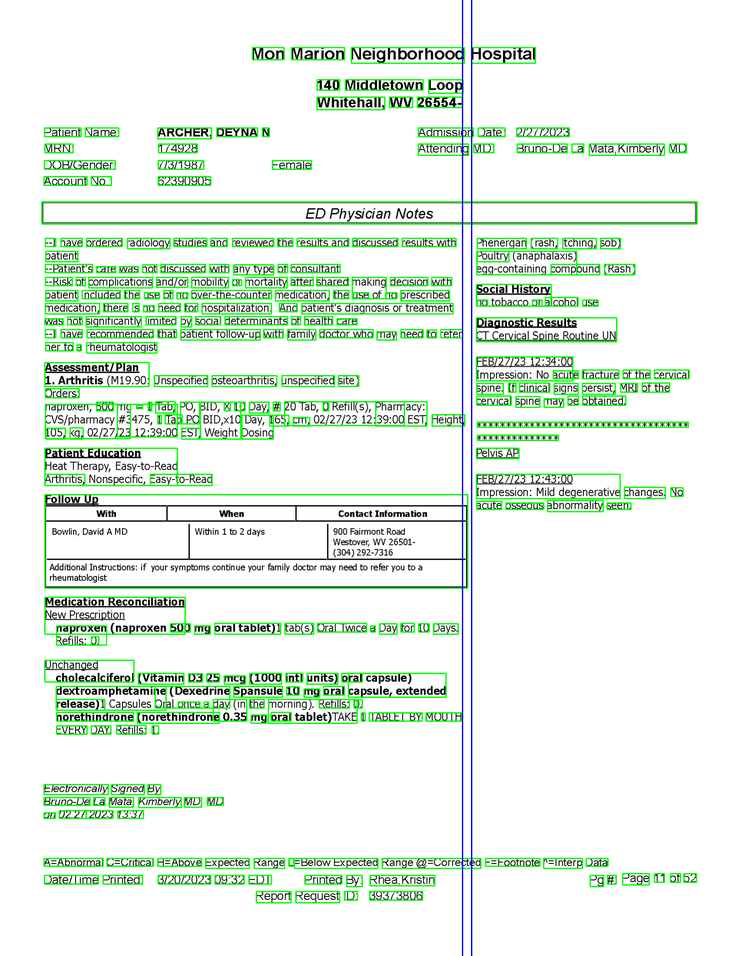
#> input picture img/columns_debug.png, 738 x 956 px, shrunk from 1700 x 2200 before the run
$ python -i column.py   (imports and definitions only)
#> lines starting #> are read from the running program, lines starting #| are printed output that depends on the picture; after the words box and inside, x2 and y2 are one past the last pixel; in counts of white or black regions, pixels touching at a corner belong together
import cv2
import numpy as np
import os
import tempfile
from pdf2image import convert_from_path
from concurrent.futures import ThreadPoolExecutor


# Calculate the maximum distance between column lines
def detect_columns(image_path, save_debug_images=False, return_lines=False):
#> called with image_path = 'img/columns_debug.png', save_debug_images = False, return_lines = False
    if not os.path.isfile(image_path):
        print(f"Error: The file '{image_path}' does not exist.")
        return None, None, None, None

    # Load the image
    image = cv2.imread(image_path)
#> image is the input picture: shape (956, 738, 3); mean B, G, R 228.9, 241, 227.9
    if image is None:
        print(f"Error: Unable to read the image file '{image_path}'.")
        return None, None, None, None

    # Convert to grayscale
    gray_image = cv2.cvtColor(image, cv2.COLOR_BGR2GRAY)
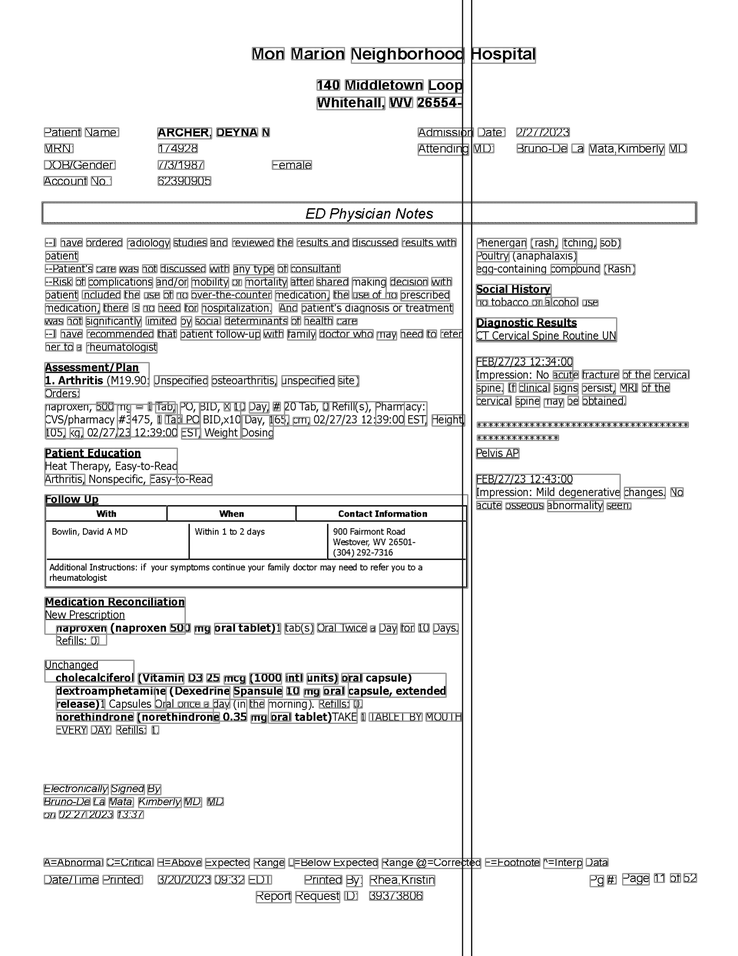
#> gray_image: shape (956, 738); min 0, max 255, mean 235.7

    # Apply binary thresholding
    _, binary_image = cv2.threshold(gray_image, 150, 255, cv2.THRESH_BINARY_INV)
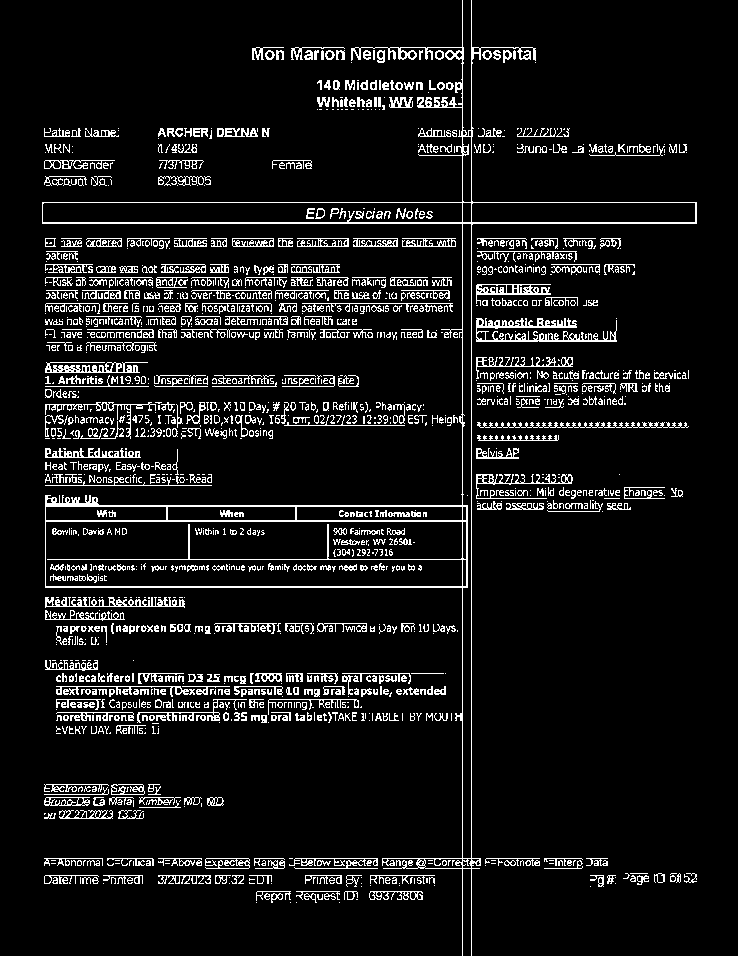
#> binary_image: shape (956, 738); 8.5% white in thin lines or dots, all inside (x1, y1, x2, y2) = (42, 0, 697, 956)

    # Apply morphological operations to merge text within columns
    kernel = np.ones((5, 5), np.uint8)
    processed_image = cv2.morphologyEx(binary_image, cv2.MORPH_CLOSE, kernel, iterations=2)
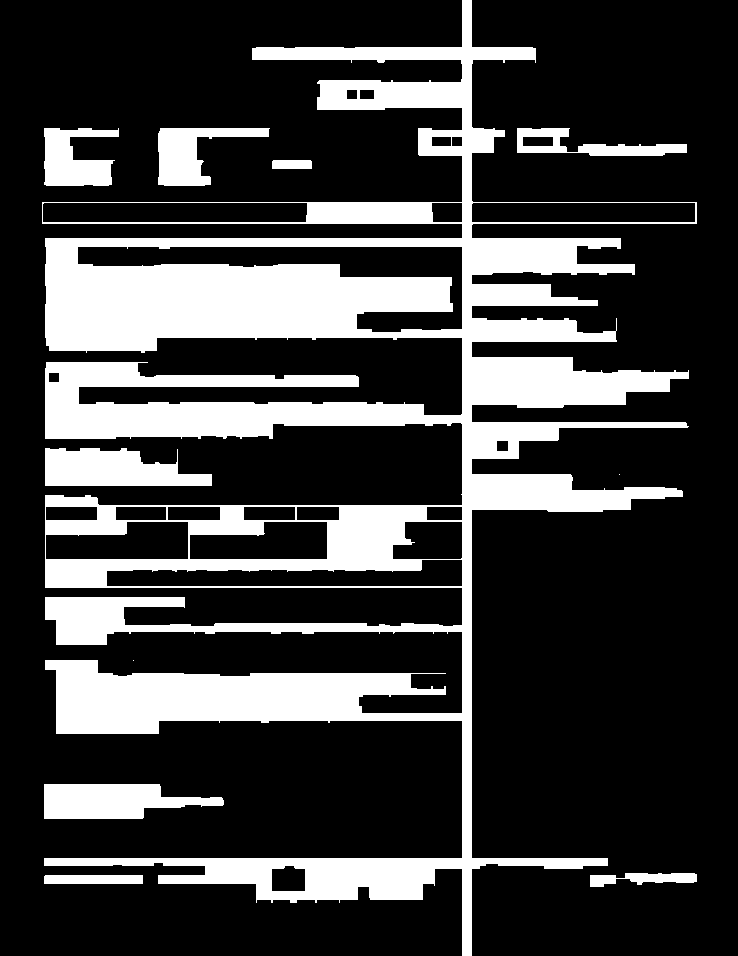
#> processed_image: shape (956, 738); 24% white; 11 white regions (2 under 20 px)

    # Find contours
    contours, _ = cv2.findContours(processed_image, cv2.RETR_EXTERNAL, cv2.CHAIN_APPROX_SIMPLE)
#> contours = 11 contours, 2 with area under 20; largest, box (x1, y1, x2, y2) and area: (42, 0, 697, 956) 185050, (45, 448, 212, 486) 4520, (44, 784, 224, 819) 4276, (158, 128, 270, 186) 2904, (44, 128, 119, 186) 2761

    # Extract bounding boxes from contours
    bounding_boxes = [cv2.boundingRect(contour) for contour in contours]
#> bounding_boxes = [(44, 875, 99, 9), (590, 873, 107, 14), (44, 784, 180, 35), (133, 660, 1, 1), (619, 474, 1, 1), (45, 448, 167, 38), (272, 160, 40, 9), (517, 128, 170, 28), (158, 128, 112, 58), (44, 128, 75, 58), (42, 0, 655, 956)]

    # Sort bounding boxes by x coordinate
    bounding_boxes = sorted(bounding_boxes, key=lambda x: x[0])
#> bounding_boxes = [(42, 0, 655, 956), (44, 875, 99, 9), (44, 784, 180, 35), (44, 128, 75, 58), (45, 448, 167, 38), (133, 660, 1, 1), (158, 128, 112, 58), (272, 160, 40, 9), (517, 128, 170, 28), (590, 873, 107, 14), (619, 474, 1, 1)]

    # Calculate vertical gaps between bounding boxes
    gaps = [bounding_boxes[i+1][0] - (bounding_boxes[i][0] + bounding_boxes[i][2])
            for i in range(len(bounding_boxes) - 1)]
#> gaps = [-653, -99, -180, -74, -79, 24, 2, 205, -97, -78]

    # Define a threshold to determine significant gaps (indicative of column separation)
    gap_threshold = max(gaps) / 2  # Adjust this based on document structure
#> gap_threshold = 102.5
    significant_gaps = [gap for gap in gaps if gap > gap_threshold]
#> significant_gaps = [205]

    # Number of columns is the number of significant gaps + 1
    number_of_columns = len(significant_gaps) + 1
#> number_of_columns = 2

    # Draw bounding boxes and gaps on the original image for visualization
    if save_debug_images:
        debug_image = image.copy()
        for bbox in bounding_boxes:
            x, y, w, h = bbox
            cv2.rectangle(debug_image, (x, y), (x+w, y+h), (0, 255, 0), 2)

        line_coordinates = []
        for i, gap in enumerate(gaps):
            if gap in significant_gaps:
                x1 = bounding_boxes[i][0] + bounding_boxes[i][2]
                x2 = bounding_boxes[i+1][0]
                line_coordinates.append(((x1, 0), (x1, image.shape[0])))
                line_coordinates.append(((x2, 0), (x2, image.shape[0])))
                cv2.line(debug_image, (x1, 0), (x1, image.shape[0]), (255, 0, 0), 2)
                cv2.line(debug_image, (x2, 0), (x2, image.shape[0]), (255, 0, 0), 2)

        debug_image_path = os.path.join(os.path.dirname(image_path), 'columns_debug.png')
        cv2.imwrite(debug_image_path, debug_image)

        if return_lines:
            return number_of_columns, debug_image_path, line_coordinates, image
        else:
            return number_of_columns, debug_image_path, image

    else:
        if return_lines:
            return number_of_columns, None, None, image
        else:
            return number_of_columns, None, image


# [95 lines left out: functions get_pdf_name, split_image, applyOnImage, process_pdf, process_pdfs_concurrently, not called in this run]
def main():
    process_pdfs_concurrently('./pdfs')


# [2 lines not run here, left out]

>>> result = detect_columns('img/columns_debug.png')

$ run again, on img/637847777_1.png
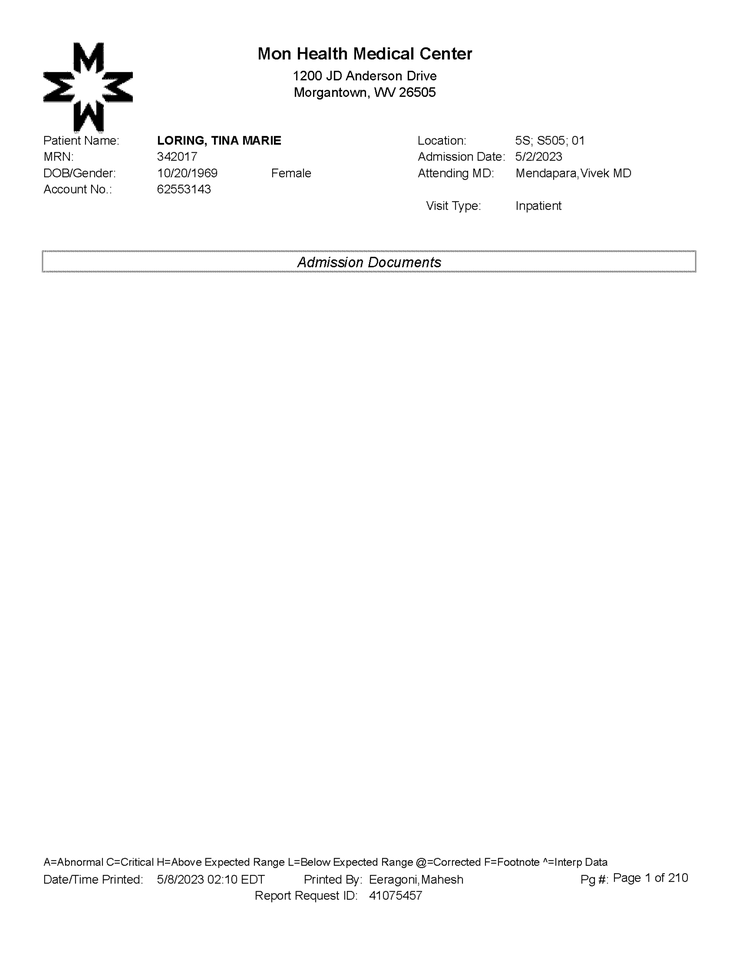
#> input picture img/637847777_1.png, 738 x 956 px, shrunk from 2550 x 3300 before the run
#> in detect_columns, image is the input picture: shape (956, 738, 3); min 0, max 255, mean 250.8
#> in detect_columns, `_, binary_image = cv2.threshold(gray_image, 150, 255, cv2.THRESH_BINAR..`:
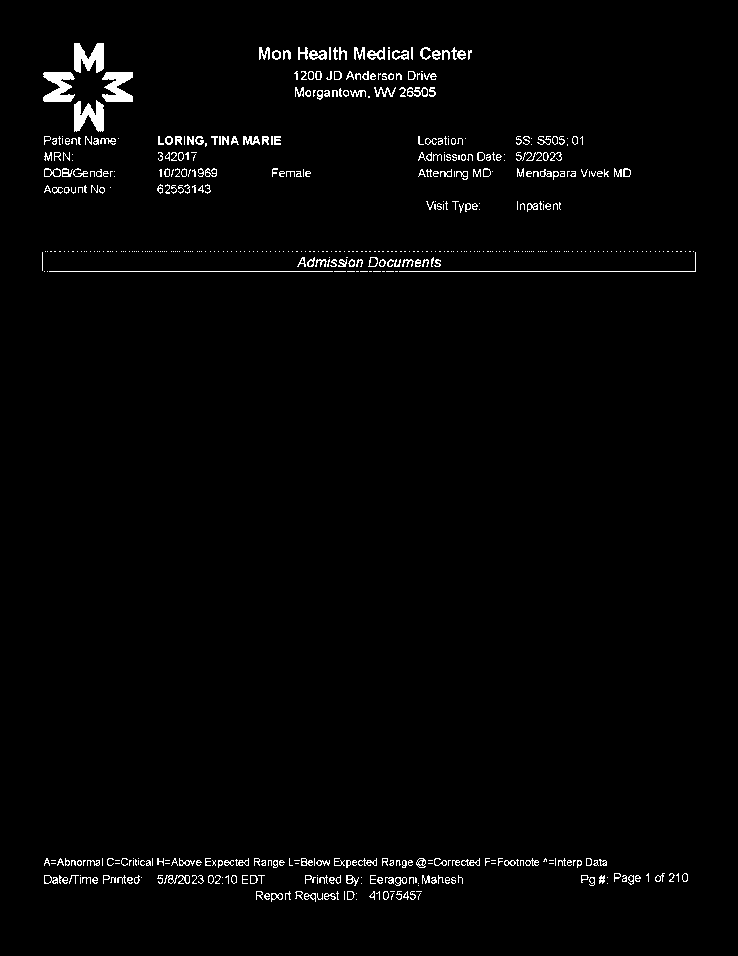
#> binary_image: shape (956, 738); 1.8% white in thin lines or dots, all inside (x1, y1, x2, y2) = (42, 43, 696, 902)
#> in detect_columns, `processed_image = cv2.morphologyEx(binary_image, cv2.MORPH_CLOSE, kern..`:
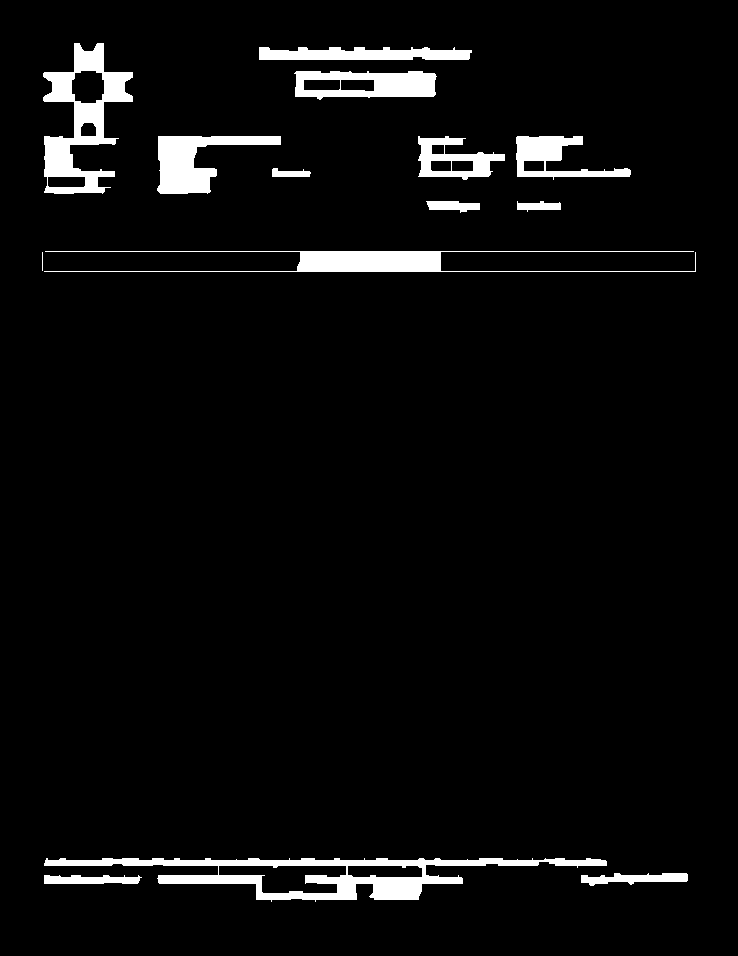
#> processed_image: shape (956, 738); 4.5% white; 14 white regions (1 under 20 px)
#> contours = 14 contours, 1 with area under 20; largest, box (x1, y1, x2, y2) and area: (44, 858, 607, 902) 9818, (43, 43, 133, 194) 6530, (294, 71, 437, 100) 3324, (157, 136, 281, 194) 3124, (44, 251, 696, 272) 2825
#> in detect_columns, `bounding_boxes = [cv2.boundingRect(contour) for contour in contours]`: bounding_boxes = 14 items, first 6: (44, 875, 98, 9), (581, 873, 107, 13), (44, 858, 563, 44), (42, 252, 1, 19), (44, 251, 652, 21), (517, 201, 44, 11)
#> in detect_columns, `bounding_boxes = sorted(bounding_boxes, key=lambda x: x[0])`: bounding_boxes = 14 items, first 6: (42, 252, 1, 19), (43, 43, 90, 151), (44, 875, 98, 9), (44, 858, 563, 44), (44, 251, 652, 21), (157, 136, 124, 58)
#> gaps = [0, -89, -98, -563, -539, -22, -200, -17, -19, -79, 36, -114, 20]
#> gap_threshold = 18
#> significant_gaps = [36, 20]
#> number_of_columns = 3

$ run again, on img/637847777_10.png
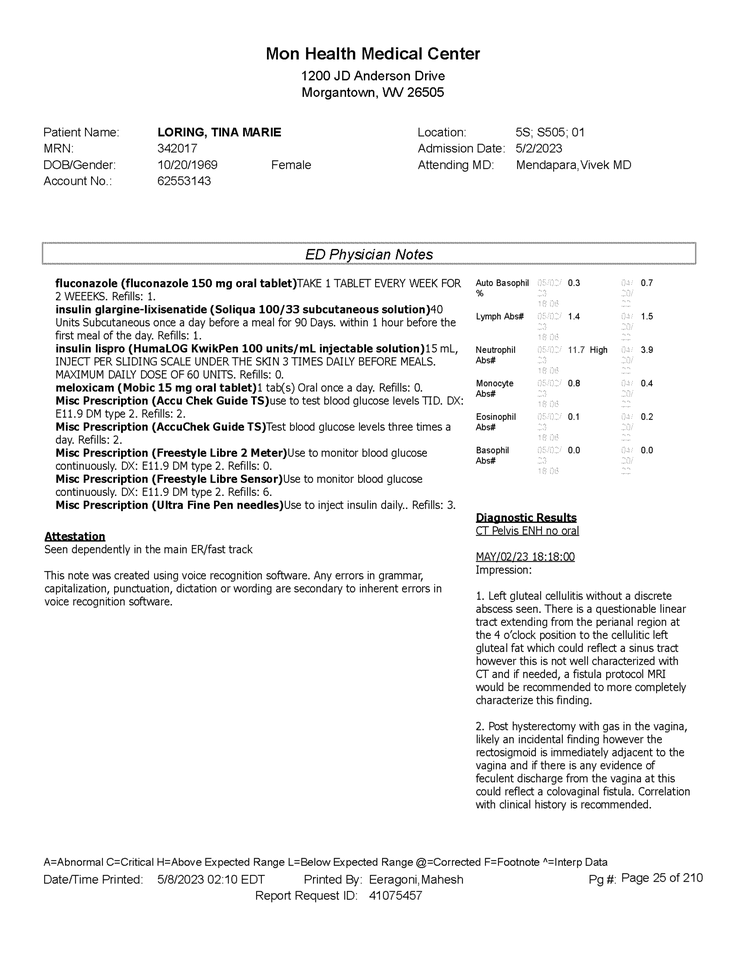
#> input picture img/637847777_10.png, 738 x 956 px, shrunk from 2550 x 3300 before the run
#> in detect_columns, image is the input picture: shape (956, 738, 3); min 0, max 255, mean 241.6
#> in detect_columns, `_, binary_image = cv2.threshold(gray_image, 150, 255, cv2.THRESH_BINAR..`:
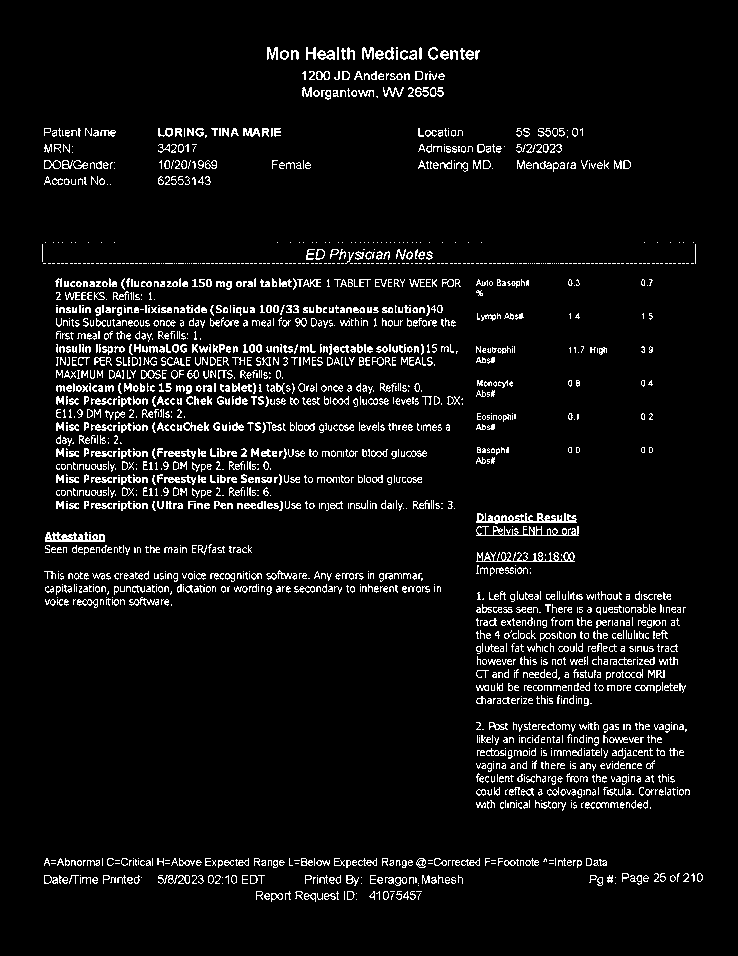
#> binary_image: shape (956, 738); 6% white in thin lines or dots, all inside (x1, y1, x2, y2) = (42, 47, 703, 902)
#> in detect_columns, `processed_image = cv2.morphologyEx(binary_image, cv2.MORPH_CLOSE, kern..`:
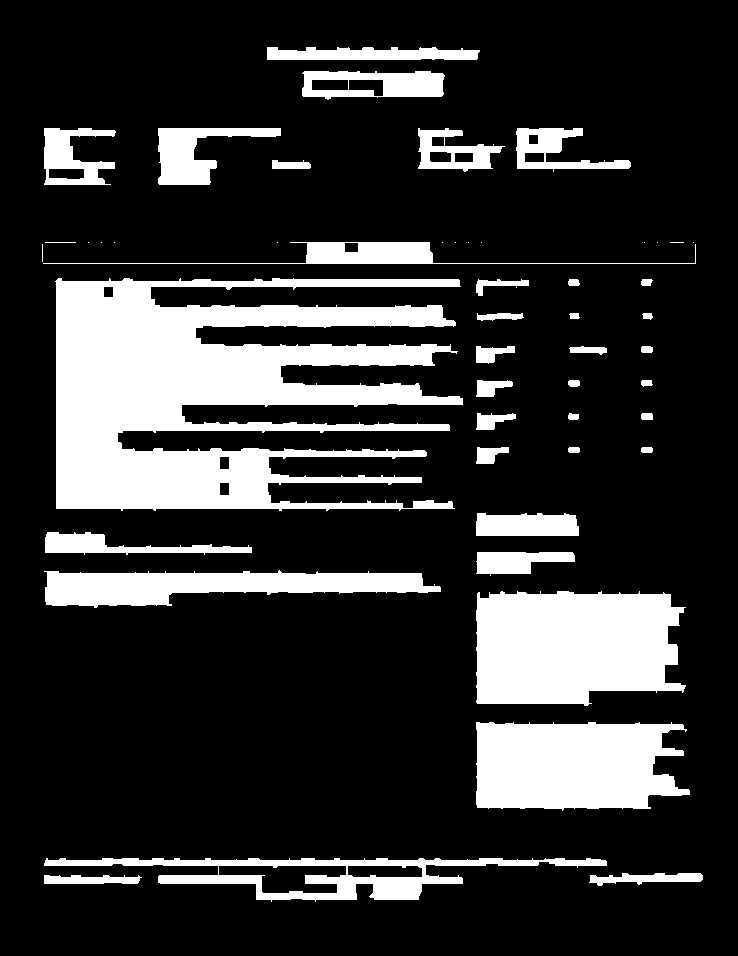
#> processed_image: shape (956, 738); 19.8% white; 50 white regions (13 under 20 px)
#> contours = 50 contours, 14 with area under 20; largest, box (x1, y1, x2, y2) and area: (55, 278, 463, 511) 55324, (476, 591, 686, 706) 20297, (476, 722, 690, 811) 15694, (44, 858, 607, 902) 9816, (44, 570, 441, 608) 8680
#> in detect_columns, `bounding_boxes = [cv2.boundingRect(contour) for contour in contours]`: bounding_boxes = 50 items, first 6: (44, 875, 98, 9), (589, 873, 114, 13), (44, 858, 563, 44), (476, 722, 214, 89), (476, 591, 210, 115), (44, 570, 397, 38)
#> in detect_columns, `bounding_boxes = sorted(bounding_boxes, key=lambda x: x[0])`: bounding_boxes = 50 items, first 6: (42, 244, 1, 18), (43, 242, 653, 22), (44, 875, 98, 9), (44, 858, 563, 44), (44, 570, 397, 38), (44, 128, 72, 57)
#> gaps = 49 values, max 43 at index 11, min -652 at index 1, mean -75.08
#> gap_threshold = 21.5
#> significant_gaps = [43, 24, 34]
#> number_of_columns = 4
